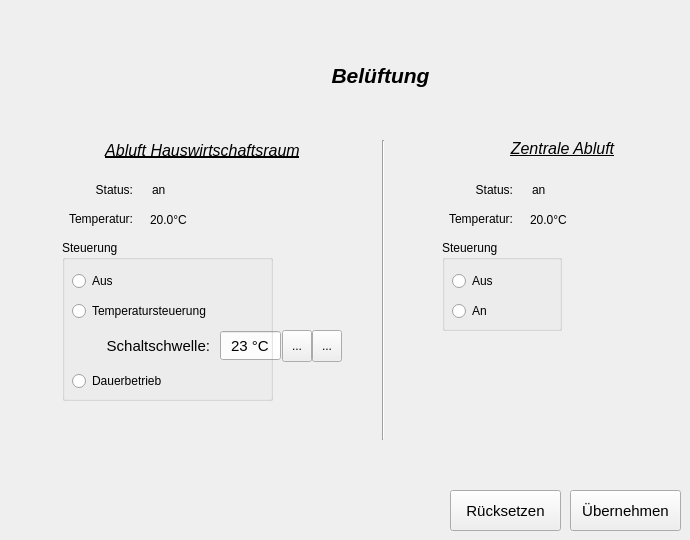
    <widget class="QWidget" name="tab_Lueftung">
     <attribute name="icon">
      <iconset resource="hsGui.qrc">
       <normaloff>:/new/resource/Lueftung.png</normaloff>:/new/resource/Lueftung.png</iconset>
     </attribute>
     <attribute name="title">
      <string/>
     </attribute>
     <widget class="QLabel" name="label_19">
      <property name="geometry">
       <rect>
        <x>300</x>
        <y>60</y>
        <width>161</width>
        <height>31</height>
       </rect>
      </property>
      <property name="font">
       <font>
        <pointsize>16</pointsize>
        <weight>75</weight>
        <italic>true</italic>
        <bold>true</bold>
       </font>
      </property>
      <property name="text">
       <string>Belüftung</string>
      </property>
      <property name="alignment">
       <set>Qt::AlignCenter</set>
      </property>
     </widget>
     <widget class="QLabel" name="label_20">
      <property name="geometry">
       <rect>
        <x>72</x>
        <y>140</y>
        <width>261</width>
        <height>20</height>
       </rect>
      </property>
      <property name="font">
       <font>
        <pointsize>12</pointsize>
        <italic>true</italic>
        <underline>true</underline>
       </font>
      </property>
      <property name="text">
       <string>Abluft Hauswirtschaftsraum</string>
      </property>
      <property name="alignment">
       <set>Qt::AlignCenter</set>
      </property>
     </widget>
     <widget class="QLabel" name="label_21">
      <property name="geometry">
       <rect>
        <x>492</x>
        <y>140</y>
        <width>141</width>
        <height>17</height>
       </rect>
      </property>
      <property name="font">
       <font>
        <pointsize>12</pointsize>
        <italic>true</italic>
        <underline>true</underline>
       </font>
      </property>
      <property name="text">
       <string>Zentrale Abluft</string>
      </property>
      <property name="alignment">
       <set>Qt::AlignCenter</set>
      </property>
     </widget>
     <widget class="Line" name="line_3">
      <property name="geometry">
       <rect>
        <x>382</x>
        <y>140</y>
        <width>3</width>
        <height>300</height>
       </rect>
      </property>
      <property name="orientation">
       <enum>Qt::Vertical</enum>
      </property>
     </widget>
     <widget class="QLabel" name="label_22">
      <property name="geometry">
       <rect>
        <x>62</x>
        <y>180</y>
        <width>71</width>
        <height>20</height>
       </rect>
      </property>
      <property name="text">
       <string>Status:</string>
      </property>
      <property name="alignment">
       <set>Qt::AlignRight|Qt::AlignTrailing|Qt::AlignVCenter</set>
      </property>
     </widget>
     <widget class="QLabel" name="label_23">
      <property name="geometry">
       <rect>
        <x>42</x>
        <y>210</y>
        <width>91</width>
        <height>17</height>
       </rect>
      </property>
      <property name="text">
       <string>Temperatur:</string>
      </property>
      <property name="alignment">
       <set>Qt::AlignRight|Qt::AlignTrailing|Qt::AlignVCenter</set>
      </property>
     </widget>
     <widget class="QLabel" name="label_TempHWR">
      <property name="geometry">
       <rect>
        <x>150</x>
        <y>210</y>
        <width>51</width>
        <height>20</height>
       </rect>
      </property>
      <property name="text">
       <string>20.0°C</string>
      </property>
      <property name="alignment">
       <set>Qt::AlignLeading|Qt::AlignLeft|Qt::AlignVCenter</set>
      </property>
     </widget>
     <widget class="QLabel" name="label_StatusAbluftHWR">
      <property name="geometry">
       <rect>
        <x>152</x>
        <y>180</y>
        <width>31</width>
        <height>20</height>
       </rect>
      </property>
      <property name="text">
       <string>an</string>
      </property>
     </widget>
     <widget class="QLabel" name="label_28">
      <property name="geometry">
       <rect>
        <x>442</x>
        <y>180</y>
        <width>71</width>
        <height>20</height>
       </rect>
      </property>
      <property name="text">
       <string>Status:</string>
      </property>
      <property name="alignment">
       <set>Qt::AlignRight|Qt::AlignTrailing|Qt::AlignVCenter</set>
      </property>
     </widget>
     <widget class="QLabel" name="label_StatusZentraleAbluft">
      <property name="geometry">
       <rect>
        <x>532</x>
        <y>180</y>
        <width>31</width>
        <height>20</height>
       </rect>
      </property>
      <property name="text">
       <string>an</string>
      </property>
     </widget>
     <widget class="QLabel" name="label_30">
      <property name="geometry">
       <rect>
        <x>432</x>
        <y>210</y>
        <width>81</width>
        <height>17</height>
       </rect>
      </property>
      <property name="text">
       <string>Temperatur:</string>
      </property>
      <property name="alignment">
       <set>Qt::AlignRight|Qt::AlignTrailing|Qt::AlignVCenter</set>
      </property>
     </widget>
     <widget class="QLabel" name="label_TempZentraleAbluft">
      <property name="geometry">
       <rect>
        <x>530</x>
        <y>210</y>
        <width>51</width>
        <height>20</height>
       </rect>
      </property>
      <property name="text">
       <string>20.0°C</string>
      </property>
      <property name="alignment">
       <set>Qt::AlignLeading|Qt::AlignLeft|Qt::AlignVCenter</set>
      </property>
     </widget>
     <widget class="QSpinBox" name="spinBox_SchaltschwelleHWR">
      <property name="geometry">
       <rect>
        <x>220</x>
        <y>330</y>
        <width>61</width>
        <height>31</height>
       </rect>
      </property>
      <property name="font">
       <font>
        <pointsize>11</pointsize>
       </font>
      </property>
      <property name="autoFillBackground">
       <bool>false</bool>
      </property>
      <property name="alignment">
       <set>Qt::AlignCenter</set>
      </property>
      <property name="buttonSymbols">
       <enum>QAbstractSpinBox::NoButtons</enum>
      </property>
      <property name="suffix">
       <string> °C</string>
      </property>
      <property name="minimum">
       <number>18</number>
      </property>
      <property name="maximum">
       <number>35</number>
      </property>
      <property name="singleStep">
       <number>1</number>
      </property>
      <property name="value">
       <number>23</number>
      </property>
     </widget>
     <widget class="QToolButton" name="toolButton_SchaltschwelleHWRUp">
      <property name="geometry">
       <rect>
        <x>312</x>
        <y>330</y>
        <width>30</width>
        <height>32</height>
       </rect>
      </property>
      <property name="text">
       <string>...</string>
      </property>
      <property name="icon">
       <iconset resource="hsGui.qrc">
        <normaloff>:/new/jalousie/resource/Auf.png</normaloff>:/new/jalousie/resource/Auf.png</iconset>
      </property>
     </widget>
     <widget class="QToolButton" name="toolButton_SchaltschwelleHWRDown">
      <property name="geometry">
       <rect>
        <x>282</x>
        <y>330</y>
        <width>30</width>
        <height>32</height>
       </rect>
      </property>
      <property name="text">
       <string>...</string>
      </property>
      <property name="icon">
       <iconset resource="hsGui.qrc">
        <normaloff>:/new/jalousie/resource/Ab.png</normaloff>:/new/jalousie/resource/Ab.png</iconset>
      </property>
     </widget>
     <widget class="QLabel" name="label_Schaltschwelle">
      <property name="geometry">
       <rect>
        <x>89</x>
        <y>330</y>
        <width>121</width>
        <height>31</height>
       </rect>
      </property>
      <property name="font">
       <font>
        <pointsize>11</pointsize>
       </font>
      </property>
      <property name="text">
       <string>Schaltschwelle:</string>
      </property>
      <property name="alignment">
       <set>Qt::AlignRight|Qt::AlignTrailing|Qt::AlignVCenter</set>
      </property>
      <property name="buddy">
       <cstring>spinBox_SchaltschwelleHWR</cstring>
      </property>
     </widget>
     <widget class="QGroupBox" name="groupBox_4">
      <property name="geometry">
       <rect>
        <x>62</x>
        <y>240</y>
        <width>211</width>
        <height>161</height>
       </rect>
      </property>
      <property name="title">
       <string>Steuerung</string>
      </property>
      <widget class="QRadioButton" name="radioButton_AbluftHWRAus">
       <property name="geometry">
        <rect>
         <x>10</x>
         <y>30</y>
         <width>81</width>
         <height>22</height>
        </rect>
       </property>
       <property name="text">
        <string>Aus</string>
       </property>
      </widget>
      <widget class="QRadioButton" name="radioButton_AbluftHWRTemp">
       <property name="geometry">
        <rect>
         <x>10</x>
         <y>60</y>
         <width>181</width>
         <height>22</height>
        </rect>
       </property>
       <property name="text">
        <string>Temperatursteuerung</string>
       </property>
      </widget>
      <widget class="QRadioButton" name="radioButton_AbluftHWRDauer">
       <property name="geometry">
        <rect>
         <x>10</x>
         <y>130</y>
         <width>131</width>
         <height>22</height>
        </rect>
       </property>
       <property name="text">
        <string>Dauerbetrieb</string>
       </property>
      </widget>
     </widget>
     <widget class="QGroupBox" name="groupBox_5">
      <property name="geometry">
       <rect>
        <x>442</x>
        <y>240</y>
        <width>120</width>
        <height>91</height>
       </rect>
      </property>
      <property name="title">
       <string>Steuerung</string>
      </property>
      <widget class="QRadioButton" name="radioButton_ZentrAbluftAus">
       <property name="geometry">
        <rect>
         <x>10</x>
         <y>30</y>
         <width>109</width>
         <height>22</height>
        </rect>
       </property>
       <property name="text">
        <string>Aus</string>
       </property>
      </widget>
      <widget class="QRadioButton" name="radioButton_ZentrAbluftAn">
       <property name="geometry">
        <rect>
         <x>10</x>
         <y>60</y>
         <width>109</width>
         <height>22</height>
        </rect>
       </property>
       <property name="text">
        <string>An</string>
       </property>
      </widget>
     </widget>
     <widget class="QPushButton" name="pushButton_AbluftReset">
      <property name="geometry">
       <rect>
        <x>450</x>
        <y>490</y>
        <width>111</width>
        <height>41</height>
       </rect>
      </property>
      <property name="font">
       <font>
        <pointsize>11</pointsize>
       </font>
      </property>
      <property name="text">
       <string>Rücksetzen</string>
      </property>
     </widget>
     <widget class="QPushButton" name="pushButton_AbluftOK">
      <property name="geometry">
       <rect>
        <x>570</x>
        <y>490</y>
        <width>111</width>
        <height>41</height>
       </rect>
      </property>
      <property name="font">
       <font>
        <pointsize>11</pointsize>
       </font>
      </property>
      <property name="text">
       <string>Übernehmen</string>
      </property>
     </widget>
    </widget>
